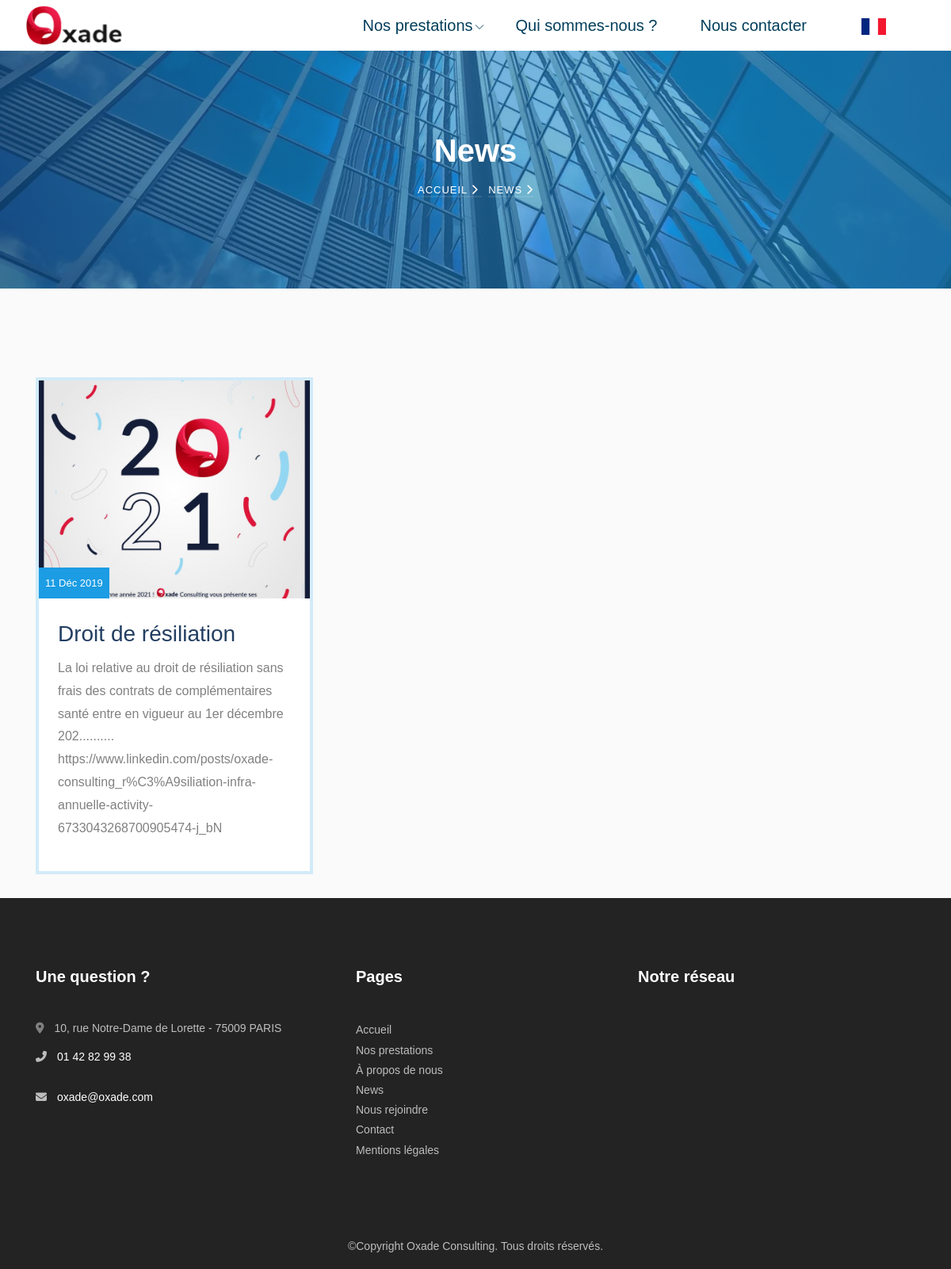
Page /fr/news/ on the committed database.
### vitrine/models.py (models this page shows, shortened)
class Bdd_evenement(models.Model):
	id = models.AutoField(primary_key = True)
	titre = models.CharField(default=' ',max_length=400)
	texte = models.TextField(default=' ')
	img = models.FileField(upload_to='image_evenement/')
	date = models.DateTimeField(auto_now_add=True, blank=True)
	class Meta:
		verbose_name = "Évenement"
		ordering = ['id']

### vitrine/views.py (the view)
def evenements(request):
	events = Bdd_evenement.objects.all().reverse()
	evenement = Bdd_evenement.objects.all().reverse()[0]
	reseaux = Bdd_reseaux.objects.all()
	if request.POST.get("sv"):
		Bdd_mail.objects.create(mail=request.POST.get("mail"))
	context = locals()
	template = 'evenements.html'
	return render(request,template,context)

### vitrine/templates/evenements.html (shortened to what this page needs)
{% extends 'base_vitrine.html' %}
{% load staticfiles %} {% load i18n %}
{% block seo %}
<link rel="stylesheet" href="{% static 'vitrine/css/evenement.css' %}"> <script src="https://kit.fontawesome.com/b7aa201f58.js"></script>
{% endblock %}
{% block content %}
<section class="hero-wrap hero-wrap-2 fond_immeuble">
	<div class="overlay"></div>
	<div class="container">
		<div class="row no-gutters slider-text align-items-center justify-content-center">
			<div class="col-md-9 ftco-animate text-center fadeInUp ftco-animated">
				<h1 class="mb-2 bread">{% trans 'News' %} </h1>
				<p class="breadcrumbs">
					<span class="mr-2">
						<a href="{% url 'index_vitrine'%}">{% trans 'Accueil' %} <i class="fas fa-chevron-right"></i></a>
					</span>
					<span>{% trans 'News' %} <i class="fas fa-chevron-right"></i></span>
				</p>
			</div>
		</div>
	</div>
</section>
<section class="ftco-section bg-light">
	<div class="container">
		<div class="row">
			{% for event in events %}
			<div class="col-md-6 col-lg-4 ftco-animate fadeInUp ftco-animated">
				<div class="blog-entry">
					<a class="block-20 d-flex align-items-end" style="background-image: url({{ event.img.url }});">
						<div class="meta-date text-center p-2">
							{{event.date|date:"d M Y"}}
						</div>
					</a>
					<div class="text bg-white p-4">
						<h3 class="heading"><a>{{event.titre}}</a></h3>
						<p>
							{{event.texte}}
						</p>
					</div>
				</div>
			</div>
			{% endfor %}
		</div>
	</div>
</section>
{% endblock %}

### vitrine/static/vitrine/css/navbar.css (style rules this page uses)
:root { --blue:#007bff; --indigo:#6610f2; --purple:#6f42c1; --pink:#e83e8c; --red:#dc3545; --orange:#fd7e14; --yellow:#ffc107; --green:#28a745; --teal:#20c997; --cyan:#17a2b8; --white:#fff; --gray:#6c757d; --gray-dark:#343a40; --primary:#007bff; --secondary:#6c757d; --success:#28a745; --info:#17a2b8; --warning:#ffc107; --danger:#dc3545; --light:#f8f9fa; --dark:#343a40; --breakpoint-xs:0; --breakpoint-sm:576px; --breakpoint-md:768px; --breakpoint-lg:992px; --breakpoint-xl:1200px; --font-family-sans-serif:-apple-system, BlinkMacSystemFont, "Segoe UI", Roboto, "Helvetica Neue", Arial, "Noto Sans", sans-serif, "Apple Color Emoji", "Segoe UI Emoji", "Segoe UI Symbol", "Noto Color Emoji"; --font-family-monospace:SFMono-Regular, Menlo, Monaco, Consolas, "Liberation Mono", "Courier New",monospace }
*,::after,::before { -webkit-box-sizing:border-box; box-sizing:border-box }
html { font-family:sans-serif; line-height:1.15; -webkit-text-size-adjust:100%; -webkit-tap-highlight-color:transparent }
body { margin:0; font-family:-apple-system,BlinkMacSystemFont,segoe ui,Roboto,helvetica neue,Arial,noto sans,sans-serif,apple color emoji,segoe ui emoji,segoe ui symbol,noto color emoji; font-size:1rem; font-weight:400; line-height:1.5; color:#212529; text-align:left; background-color:#fff }
h1,h2,h3,h4,h5,h6 { margin-top:0; margin-bottom: .5rem }
p { margin-top:0; margin-bottom:1rem }
a { color:#007bff; text-decoration:none; background-color:transparent }
a:not([href]):not([tabindex]) { color:inherit; text-decoration:none }
.h1,.h2,.h3,.h4,.h5,.h6,h1,h2,h3,h4,h5,h6 { margin-bottom: .5rem; font-weight:500; line-height:1.2 }
.h1,h1 { font-size:2.5rem }
.h3,h3 { font-size:1.75rem }
.container { width:100%; padding-right:15px; padding-left:15px; margin-right:auto; margin-left:auto }
@media (min-width: 576px) { .container { max-width:540px } }
@media (min-width: 768px) { .container { max-width:720px } }
@media (min-width: 992px) { .container { max-width:960px } }
@media (min-width: 1200px) { .container { max-width:1140px } }
.row { display:-webkit-box; display:-ms-flexbox; display:flex; -ms-flex-wrap:wrap; flex-wrap:wrap; margin-right:-15px; margin-left:-15px }
.no-gutters { margin-right:0; margin-left:0 }
.no-gutters>.col,.no-gutters>[class*=col-] { padding-right:0; padding-left:0 }
.col,.col-1,.col-10,.col-11,.col-12,.col-2,.col-3,.col-4,.col-5,.col-6,.col-7,.col-8,.col-9,.col-auto,.col-lg,.col-lg-1,.col-lg-10,.col-lg-11,.col-lg-12,.col-lg-2,.col-lg-3,.col-lg-4,.col-lg-5,.col-lg-6,.col-lg-7,.col-lg-8,.col-lg-9,.col-lg-auto,.col-md,.col-md-1,.col-md-10,.col-md-11,.col-md-12,.col-md-2,.col-md-3,.col-md-4,.col-md-5,.col-md-6,.col-md-7,.col-md-8,.col-md-9,.col-md-auto { position:relative; width:100%; padding-right:15px; padding-left:15px }
@media (min-width: 768px) { .col-md-6 { -webkit-box-flex:0; -ms-flex:0 0 50%; flex:0 0 50%; max-width:50% } }
@media (min-width: 768px) { .col-md-9 { -webkit-box-flex:0; -ms-flex:0 0 75%; flex:0 0 75%; max-width:75% } }
@media (min-width: 992px) { .col-lg-4 { -webkit-box-flex:0; -ms-flex:0 0 33.33333%; flex:0 0 33.33333%; max-width:33.33333% } }
.bg-light { background-color:#f8f9fa!important }
.bg-white { background-color:#fff!important }
.d-flex { display:-webkit-box!important; display:-ms-flexbox!important; display:flex!important }
.justify-content-center { -webkit-box-pack:center!important; -ms-flex-pack:center!important; justify-content:center!important }
.align-items-end { -webkit-box-align:end!important; -ms-flex-align:end!important; align-items:flex-end!important }
.align-items-center { -webkit-box-align:center!important; -ms-flex-align:center!important; align-items:center!important }
.mr-2 { margin-right: .5rem!important }
.mb-2 { margin-bottom: .5rem!important }
.p-2 { padding: .5rem!important }
.p-4 { padding:1.5rem!important }
.text-center { text-align:center!important }
body { font-family:nunito sans,Arial,sans-serif; background:#fff; font-size:16px; line-height:1.8; font-weight:400; color:gray }
a { -webkit-transition: .3s all ease; -o-transition: .3s all ease; transition: .3s all ease; color:#30496b }
.h1,.h2,.h3,.h4,.h5,h1,h2,h3,h4,h5 { line-height:1.5; color:#233e62; font-weight:400 }
.bg-light { background:#fafafa!important }
.bg-white { background:#fff!important }
.block-20 { overflow:hidden; background-size:cover; background-repeat:no-repeat; background-position:center center; height:275px; position:relative; display:block }

### rows in the picture
Bdd_evenement: img (picture), date "11 Déc 2019", titre "Droit de résiliation", texte "La loi relative au droit de résiliation sans frais des contrats de complémentaires santé entre en vigueur au 1er décembre 202.......... https://www.linkedin.com/posts/oxade-consulting_r%C3%A9siliation-infra-annuelle-activity-6733043268700905474-j_bN"
